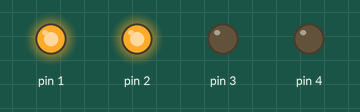
Simulated run of this sketch. Board: Arduino Uno, built with avr-gcc and run on an emulated ATmega328P. On the bench: output pins drawn as LEDs (lit = HIGH).

Above: at 0.2 s.
At 1.2 s:
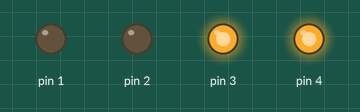
At 2.7 s:
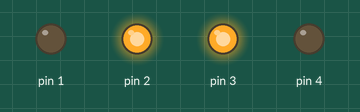
At 3.7 s:
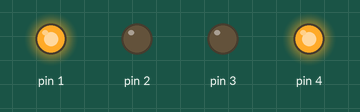
Timing chart, 0 to 4.6 s (numbered marks = the images above):
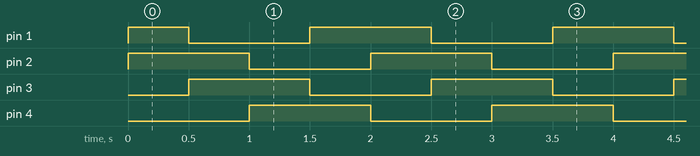

The sketch:

exp2_code.ino
```cpp
void setup()
{
  for(int i=1;i<5;i++)
    pinMode(i,OUTPUT);
}
void loop()
{
  for(int i=1;i<5;i++)
  {
    digitalWrite(i,HIGH);
    if(i==4)
    {
      digitalWrite(1,HIGH);
    }
    else
      digitalWrite(i+1,HIGH);
    delay(500);
    digitalWrite(i,LOW);
  }
}
```

Measured:
- by itself, pin 1: repeats every 2.0 s: LOW 1.0 s, HIGH 1.0 s
- by itself, pin 2–4: alternates HIGH for 1.0 s and LOW for 1.0 s
- by itself, everything shown: repeats every 2.0 s, in 5 steps
